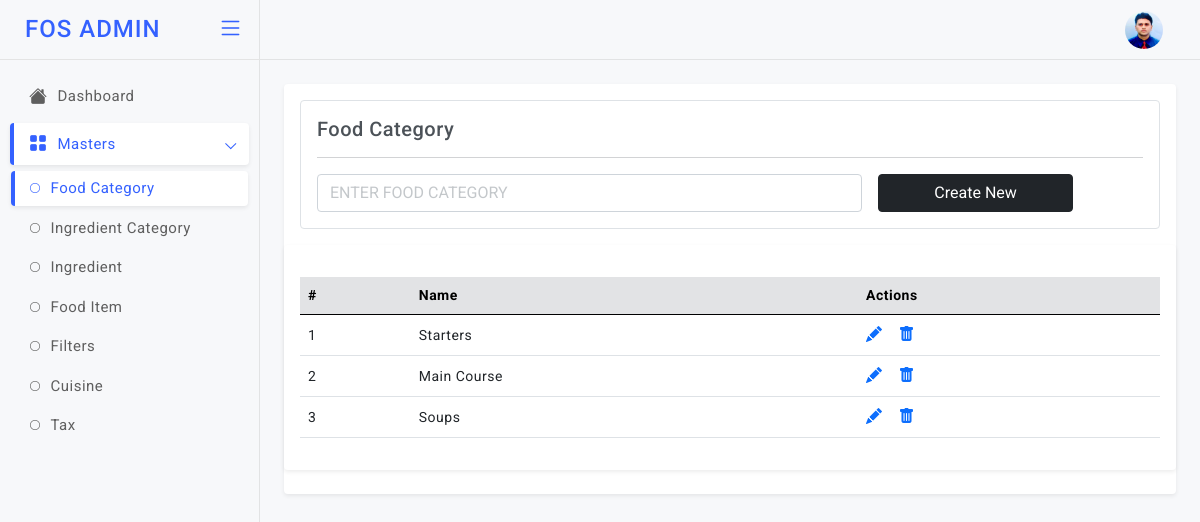
The app's page /foodcat (signed in) with its own data.
### models.py (models this page shows)
class MenuCategory(db.Model):
    id=db.Column(db.Integer,primary_key=True)
    food_category_name=db.Column(db.String)

### app.py (the view)
@app.route('/foodcat', methods=["GET","POST"]) # End Point to Add & View the Menu Categories
def foodcat():
    if not settings.session.get("name"):
            return settings.redirect("/login")
    if settings.request.method=="POST":
        food_category_name = settings.request.form["food_category_name"]
        info=models.MenuCategory(food_category_name=food_category_name)
        db.session.add(info)
        db.session.commit()
    fetch=models.MenuCategory.query.all()
    return settings.render_template('admin/foodcat.html', getinfo=fetch)

### templates/admin/foodcat.html (shortened to what this page needs)
<!doctype html>
<html lang="en">
<head>
  <link href="static/admin-assets/plugins/simplebar/css/simplebar.css" rel="stylesheet" />
  <link href="static/admin-assets/plugins/perfect-scrollbar/css/perfect-scrollbar.css" rel="stylesheet" />
  <link href="static/admin-assets/plugins/metismenu/css/metisMenu.min.css" rel="stylesheet" />
  <link href="static/admin-assets/css/bootstrap.min.css" rel="stylesheet" />
  <link href="static/admin-assets/css/bootstrap-extended.css" rel="stylesheet" />
  <link href="static/admin-assets/css/style.css" rel="stylesheet" />
  <link href="static/admin-assets/css/icons.css" rel="stylesheet">
  <link rel="stylesheet" href="https://cdn.jsdelivr.net/npm/bootstrap-icons@1.5.0/font/bootstrap-icons.css">
	<link href="static/admin-assets/css/pace.min.css" rel="stylesheet" />
  <link href="static/admin-assets/css/dark-theme.css" rel="stylesheet" />
  <link href="static/admin-assets/css/light-theme.css" rel="stylesheet" />
  <link href="static/admin-assets/css/semi-dark.css" rel="stylesheet" />
  <link href="static/admin-assets/css/header-colors.css" rel="stylesheet" />
</head>
<body>
  <div class="wrapper">
      <header class="top-header">
        <nav class="navbar navbar-expand gap-3">
            <div class="top-navbar-right ms-auto">
              <ul class="navbar-nav align-items-center">
              <li class="nav-item dropdown dropdown-user-setting">
                <a class="nav-link dropdown-toggle dropdown-toggle-nocaret" href="#" data-bs-toggle="dropdown">
                  <div class="user-setting d-flex align-items-center">
                    <img src="static/admin-assets/images/avatars/rids.jpg" class="user-img" alt="">
                  </div>
                </a>
              </li>
              </ul>
              </div>
        </nav>
      </header>
        <aside class="sidebar-wrapper" data-simplebar="true">
          <div class="sidebar-header">
            <div>
              <h4 class="logo-text">FOS ADMIN</h4>
            </div>
            <div class="toggle-icon ms-auto"> <i class="bi bi-list"></i>
            </div>
          </div>
          <ul class="metismenu" id="menu">
            <li>
              <a href="javascript:;">
                <div class="parent-icon"><i class="bi bi-house-fill"></i>
                </div>
                <div class="menu-title">Dashboard</div>
              </a>
            </li>
            <li>
              <a href="javascript:;" class="has-arrow">
                <div class="parent-icon"><i class="bi bi-grid-fill"></i>
                </div>
                <div class="menu-title">Masters</div>
              </a>
              <ul>
                <li> <a href="/foodcat"><i class="bi bi-circle"></i>Food Category</a></li>
                <li> <a href="/ingcat"><i class="bi bi-circle"></i>Ingredient Category</a></li>
                <li> <a href="/ing"><i class="bi bi-circle"></i>Ingredient</a></li>
                <li> <a href="/fooditem"><i class="bi bi-circle"></i>Food Item</a></li>
                <li> <a href="/filters"><i class="bi bi-circle"></i>Filters</a></li>
                <li> <a href="/cusin"><i class="bi bi-circle"></i>Cuisine</a></li>
                <li> <a href="/tax"><i class="bi bi-circle"></i>Tax</a></li>
               </ul>
            </li>
          </ul>
       </aside>
          <main class="page-content">
            <div class="card">
              <div class="card-body">
                <div class="border p-3 rounded">
                  <h5 class="mb-0">Food Category</h5>
                <hr/>
                <form class="row g-3" method="post">
                  <div class="col-8">
                    <input type="text" class="form-control" placeholder="ENTER FOOD CATEGORY" name="food_category_name">
                  </div>
                     <div class="col-3">
                    <div class="d-grid">
                      <button type="submit" class="btn btn-dark submitForm">Create New</button>
                    </div>
                  </div>
                </form>
              </div>
              </div>
               <div class="card">
                 <div class="card-body">
                   <div class="table-responsive mt-3">
                     <table class="table align-middle">
                       <thead class="table-secondary">
                         <tr>
                          <th>#</th>
                          <th>Name</th>
                          <th>Actions</th>
                         </tr>
                       </thead>
                       <tbody>
                        {% for i in getinfo %}
                         <tr>
                          <td>{{loop.index}}</td>
                           <td>
                             <p class="mb-0">{{i["food_category_name"]}}</p>
                           </td>
                            <td>
                             <div class="table-actions d-flex align-items-center gap-3 fs-6">
                              <a href="/foodcatupdate?id={{i['id']}}"><i class="bi bi-pencil-fill"></i></a>
                               <a href="/foodcatdel/{{i['id']}}"><i class="bi bi-trash-fill"></i></a>
                             </div>
                           </td>
                         </tr>
                         {% endfor %}
                       </tbody>
                     </table>
                   </div>
                 </div>
               </div>
          </main>
  </div>
</body>
</html>

### static/admin-assets/css/style.css (style rules this page uses)
body { font-size: 14px; color: #4c5258; letter-spacing: .5px; font-family: Roboto, sans-serif; background-color: #f7f8fa; overflow-x: hidden; }
.wrapper { width: auto; position: relative }
a { text-decoration: none; }
::placeholder { opacity: 0.4 !important; }
.top-header .navbar { position: fixed; top: 0; left: 260px; right: 0; background-color: #f7f8fa; border-bottom: 1px solid #e2e3e4; background-clip: padding-box; height: 60px; z-index: 10; padding: 0 1.5rem; transition: all .2s; }
.top-header .navbar .top-navbar-right .nav-link { color: #293445; font-size: 18px; font-weight: 500; padding-right: .8rem; padding-left: .8rem; }
.dropdown-toggle-nocaret:after { display: none }
.top-header .navbar .user-img { width: 38px; height: 38px; padding: 0px; border-radius: 50%; }
.sidebar-wrapper { position: fixed; top: 0; left: 0; width: 260px; height: 100%; background-color: #f7f8fa; background-clip: padding-box; border-right: 1px solid #e2e3e4; transition: all .2s; z-index: 16; }
.sidebar-wrapper .sidebar-header { width: 260px; height: 60px; display: flex; align-items: center; position: fixed; top: 0; bottom: 0; padding: 0 15px; z-index: 5; background: #f7f8fa; border-right: 1px solid #e2e3e4; border-bottom: 1px solid #e4e4e4; background-clip: padding-box; transition: all .2s; }
.sidebar-wrapper .sidebar-header .logo-text { font-size: 24px; margin-left: 10px; margin-bottom: 0; letter-spacing: 1px; color: #3461ff; }
.toggle-icon { font-size: 26px; cursor: pointer; color: #3461ff; }
.sidebar-wrapper ul { padding: 0; margin: 0; list-style: none; background: 0 0 }
.sidebar-wrapper .metismenu { background: 0 0; display: -webkit-box; display: -ms-flexbox; display: flex; padding: 10px; margin-top: 60px; -webkit-box-orient: vertical; -webkit-box-direction: normal; -ms-flex-direction: column; flex-direction: column }
.sidebar-wrapper .metismenu li+li { margin-top: 5px }
.sidebar-wrapper .metismenu li:first-child { margin-top: 5px }
.sidebar-wrapper .metismenu li:last-child { margin-bottom: 5px }
.sidebar-wrapper .metismenu>li { display: -webkit-box; display: -ms-flexbox; display: flex; -webkit-box-orient: vertical; -webkit-box-direction: normal; -ms-flex-direction: column; flex-direction: column; position: relative }
.sidebar-wrapper .metismenu a { position: relative; display: flex; align-items: center; justify-content: left; padding: 10px 15px; border-radius: 4px; font-size: 15px; color: #5f5f5f; outline-width: 0; text-overflow: ellipsis; overflow: hidden; letter-spacing: .5px; border-left: 4px solid rgb(255 255 255 / 0%); transition: all .2s ease-out }
.sidebar-wrapper .metismenu a .parent-icon { font-size: 18px; line-height: 1 }
.sidebar-wrapper .metismenu a .menu-title { margin-left: 10px }
.sidebar-wrapper .metismenu ul a { padding: 6px 15px 6px 15px; font-size: 15px; border: 0; border-left: 4px solid rgb(255 255 255 / 0%); }
.sidebar-wrapper .metismenu ul a i { margin-right: 10px; font-size: 10px; }
.sidebar-wrapper .metismenu ul { border: 1px solid #ffffff00; background: rgb(255 255 255 / 0%); }
.sidebar-wrapper .metismenu .mm-active>a, .sidebar-wrapper .metismenu a:active, .sidebar-wrapper .metismenu a:focus, .sidebar-wrapper .metismenu a:hover { color: #3461ff; text-decoration: none; background-color: rgb(255 255 255); border-left: 4px solid #3461ff; box-shadow: 0 0.125rem 0.25rem rgb(0 0 0 / 8%); }
.metismenu .has-arrow:after { position: absolute; content: ""; width: .5em; height: .5em; border-style: solid; border-width: 1.2px 0 0 1.2px; border-color: initial; right: 15px; transform: rotate(-45deg) translateY(-50%); transform-origin: top; top: 50%; transition: all .3s ease-out }
.page-content { margin-left: 260px; margin-top: 60px; padding: 1.5rem; transition: all .2s; }
.table-responsive { white-space: nowrap; }

### records on screen
MenuCategory: food_category_name "Starters"
MenuCategory: food_category_name "Main Course"
MenuCategory: food_category_name "Soups"
